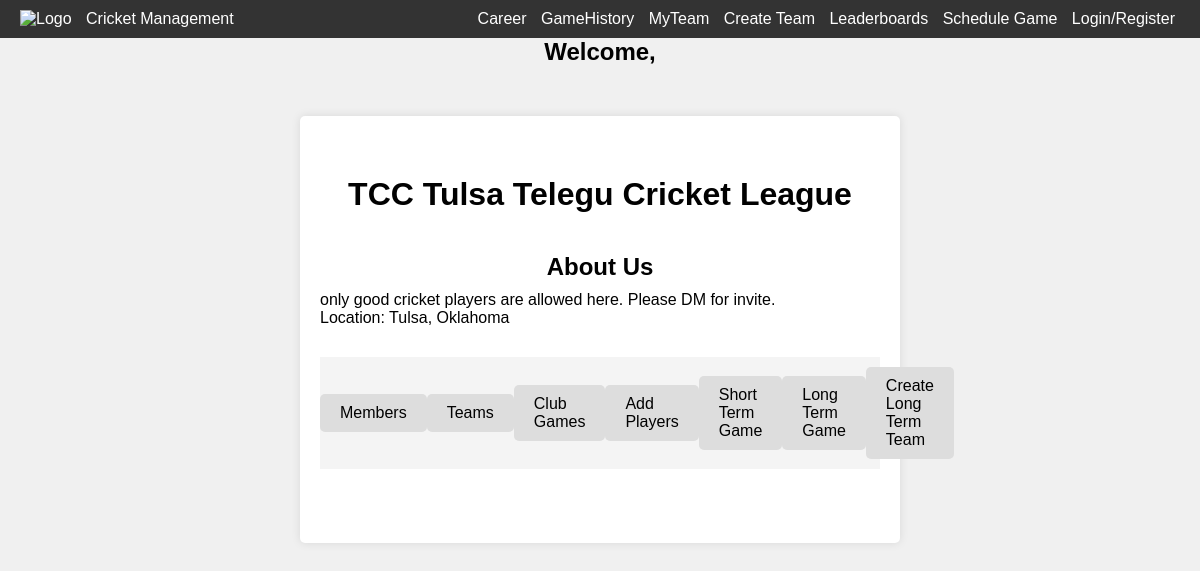
/view-organization/3, run on the app's committed database.
### base/models.py (models this page shows, shortened)
class Organization(models.Model): # Club
    name = models.CharField(max_length=200,null=True)
    description = models.CharField(max_length=200,null=True)
    members = models.ManyToManyField("Player", related_name="members", blank=True)
    date_established = models.DateTimeField(default=datetime.now, blank=True)
    location = models.CharField(max_length=200,null=True)
    games = models.ManyToManyField("Game", related_name="org_games", blank=True)
    teams = models.ManyToManyField("Team", related_name="org_teams", blank=True)

### base/views.py (the view, shortened to what this page needs)
# urls.py: path("view-organization/<str:pk>", views.view_organization, name="view-organization"),
def view_organization(request, pk):
    org = Organization.objects.get(id=int(pk))
    query_players = []
    user_in_org = False
    if request.user in list(org.members.all()):
        user_in_org = True
    print(user_in_org)
    context = {"org":org, "query_players":query_players, "user_in_org":user_in_org}
    return render(request, "base/view_organization.html", context)

### base/templates/base/view_organization.html (shortened to what this page needs)
{% extends 'main.html' %}
{% block content %}
<!DOCTYPE html>
<html lang="en">
<head>
</head>
<body>
    <div class="container">
        <div class="header">
            <h1>{{org.name}}</h1>
        </div>
        <div class="organization-info">
            <h2>About Us</h2>
            <p>{{org.description}}</p>
            <p>Location: {{org.location}}</p>
        </div>
        <div class="tab-bar">
            <div class="tab" id="membersTab">Members</div>
            <div class="tab" id="teamsTab">Teams</div>
            <div class="tab" id="clubGames">Club Games</div>
            <div class="tab" id="addPlayers">Add Players</div>
            <div class="tab" id="shortTermGame">Short Term Game</div>
            <div class="tab" id="longTermGame">Long Term Game</div>
            <div class="tab" id="longTermTeam">Create Long Term Team</div>
        </div>
    <br>
    <br>
    <br>
    </div>
</body>
</html>
{% endblock %}

### templates/main.html (style rules this page uses)
body { margin: 0; font-family: Arial, Helvetica, sans-serif; background-color: #f0f0f0; color: rgb(1, 1, 1); }

### templates/navbar.html (style rules this page uses)
body { font-family: Arial, sans-serif; margin: 0; padding: 0; }

### base/templates/base/view_organization.html (style rules this page uses)
body { font-family: Arial, sans-serif; background-color: #f4f4f4; margin: 0; padding: 0; align-items: center; }
.container { max-width: 1000px; margin: 0 auto; padding: 20px; background-color: #ffffff; border-radius: 5px; box-shadow: 0 2px 4px rgba(0, 0, 0, 0.1); align-items: center; }
.header { text-align: center; padding: 20px 0; align-items: center; }
h1 { margin: 0; }
.organization-info { margin-bottom: 30px; align-items: center; }
.organization-info h2 { font-size: 24px; margin-bottom: 10px; align-items: center; }
.organization-info p { margin: 0; }
* { margin: 0; padding: 0; box-sizing: border-box; align-items: center; }
body { font-family: Arial, sans-serif; margin: 0; padding: 0; background-color: #f0f0f0; }
h1 { text-align: center; margin: 20px 0; }
.container { max-width: 600px; margin: 0 auto; padding: 20px; background-color: #fff; box-shadow: 0 0 10px rgba(0, 0, 0, 0.1); border-radius: 5px; margin-top: 50px; }
h1, h2 { text-align: center; }
.tab-bar { display: flex; justify-content: space-around; background-color: #f4f4f4; padding: 10px 0; }
.tab { cursor: pointer; padding: 10px 20px; background-color: #ddd; border-radius: 5px; }

### data on the page
Organization: name "TCC Tulsa Telegu Cricket League", description "only good cricket players are allowed here. Please DM for invite.", location "Tulsa, Oklahoma"
